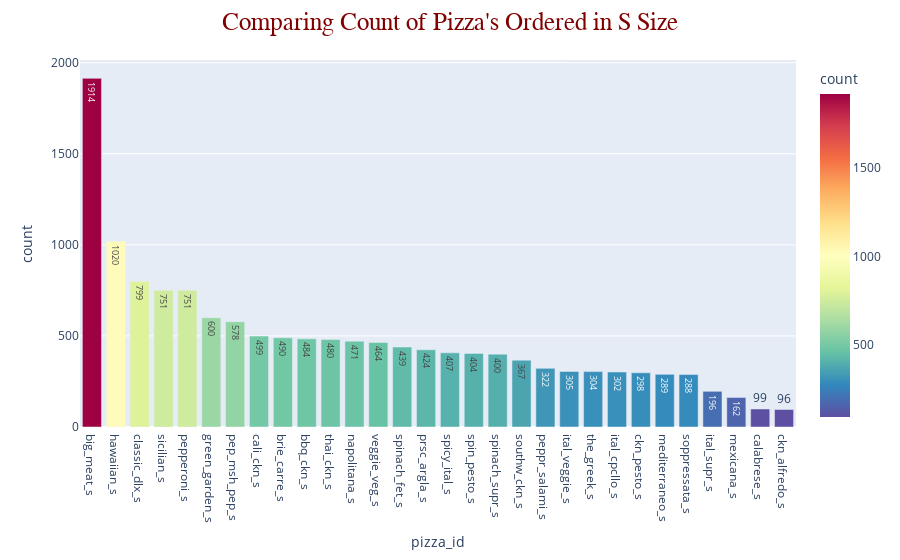

Notebook code for this chart:
### Markdown cell above
<div style="background-color: #efebe4; color: #05192d; text-align:left; vertical-align: middle; padding: 15px 25px 15px 25px; line-height: 1.6;">
    
<h3>So sánh các loại pizza được đặt ở size M.</h3>
    <p style = "font-size: 16px;line-height: 1.35; padding-left: 20px">- Nhận xét:</p>
    <p style = "font-size: 16px;line-height: 1.35; padding-left: 20px">- Loại pizza "classic_dlx_m" có số lượng đặt cao nhất trong kích thước M, với khoảng 1181 đơn đặt hàng.</p>
    <p style = "font-size: 16px;line-height: 1.35; padding-left: 20px">- Các loại pizza như "green_garden_m", "spin_pesto_m", "the_greek_m", “ckn_pesto_m”, “mediterraneo_m”, “soppressata_m”, “spinach_supr_m” có số lượng đặt thấp nhất trong kích thước M, mỗi loại pizza chỉ có số lượng đặt hàng khoảng  300 trở xuống  đơn đặt hàng. trong đó thấp nhất là “spinach_supr_m” với 267 đơn đặt hàng</p>
    <p style = "font-size: 16px;line-height: 1.35; padding-left: 20px">- Sự chênh lệch các mức đơn đặt hàng làm phân ra rõ các mức pizza phổ biến. Trong mỗi mức độ phổ biến thì số lượng đơn chênh lệch giữa các loại pizza khá là thấp ổn định</p>

### Code cell
s_size = df[df['pizza_size'] == "S"]
s_size_count = s_size.groupby("pizza_id")["quantity"].sum().sort_values(ascending = False).reset_index(name = "count").rename(columns={"index":"pizza_id"})
px.bar(s_size_count, x = "pizza_id", y = "count", text = "count", color = "count", color_continuous_scale = "spectral_r").update_layout(
    title = "Comparing Count of Pizza's Ordered in S Size", title_font=dict(size=25,color="maroon",family="Helvetica"), title_x=0.5
)

### Figure 1 — Plotly figure (JSON) as saved in the notebook; plotly's stock layout.template omitted (floating-point values rounded to 4 significant figures)
{"data": [{"alignmentgroup": "True", "hovertemplate": "pizza_id=%{x}<br>count=%{marker.color}<extra></extra>", "legendgroup": "", "marker": {"color": [1914, 1020, 799, 751, 751, 600, 578, 499, 490, 484, 480, 471, 464, 439, 424, 407, 404, 400, 367, 322, 305, 304, 302, 298, 289, 288, 196, 162, 99, 96], "coloraxis": "coloraxis", "pattern": {"shape": ""}}, "name": "", "offsetgroup": "", "orientation": "v", "showlegend": false, "text": [1914, 1020, 799, 751, 751, 600, 578, 499, 490, 484, 480, 471, 464, 439, 424, 407, 404, 400, 367, 322, 305, 304, 302, 298, 289, 288, 196, 162, 99, 96], "textposition": "auto", "type": "bar", "x": ["big_meat_s", "hawaiian_s", "classic_dlx_s", "sicilian_s", "pepperoni_s", "green_garden_s", "pep_msh_pep_s", "cali_ckn_s", "brie_carre_s", "bbq_ckn_s", "thai_ckn_s", "napolitana_s", "veggie_veg_s", "spinach_fet_s", "prsc_argla_s", "spicy_ital_s", "spin_pesto_s", "spinach_supr_s", "southw_ckn_s", "peppr_salami_s", "ital_veggie_s", "the_greek_s", "ital_cpcllo_s", "ckn_pesto_s", "mediterraneo_s", "soppressata_s", "ital_supr_s", "mexicana_s", "calabrese_s", "ckn_alfredo_s"], "xaxis": "x", "y": [1914, 1020, 799, 751, 751, 600, 578, 499, 490, 484, 480, 471, 464, 439, 424, 407, 404, 400, 367, 322, 305, 304, 302, 298, 289, 288, 196, 162, 99, 96], "yaxis": "y"}], "layout": {"barmode": "relative", "coloraxis": {"colorbar": {"title": {"text": "count"}}, "colorscale": [[0, "rgb(94,79,162)"], [0.1, "rgb(50,136,189)"], [0.2, "rgb(102,194,165)"], [0.3, "rgb(171,221,164)"], [0.4, "rgb(230,245,152)"], [0.5, "rgb(255,255,191)"], [0.6, "rgb(254,224,139)"], [0.7, "rgb(253,174,97)"], [0.8, "rgb(244,109,67)"], [0.9, "rgb(213,62,79)"], [1, "rgb(158,1,66)"]]}, "legend": {"tracegroupgap": 0}, "margin": {"t": 60}, "title": {"font": {"color": "maroon", "family": "Helvetica", "size": 25}, "text": "Comparing Count of Pizza's Ordered in S Size", "x": 0.5}, "xaxis": {"anchor": "y", "domain": [0, 1], "title": {"text": "pizza_id"}}, "yaxis": {"anchor": "x", "domain": [0, 1], "title": {"text": "count"}}}}
